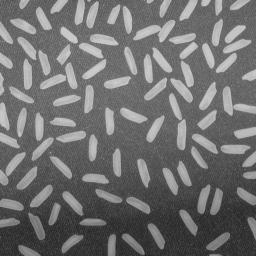
#> input picture ObjectCounting/rice.jpg, 256 x 256 px
$ python objectcounting.py
#> lines starting #> are read from the running program, lines starting #| are printed output that depends on the picture; after the words box and inside, x2 and y2 are one past the last pixel; in counts of white or black regions, pixels touching at a corner belong together
#%%
import cv2 as cv
import numpy as np
import matplotlib.pyplot as plt

# load image
img = cv.imread('rice.jpg', cv.IMREAD_COLOR)
#> img is the input picture: shape (256, 256, 3); min 25, max 213, mean 111.2
gray = cv.cvtColor(img, cv.COLOR_BGR2GRAY)
cv.imshow("gray", gray)
# Noise
gray = cv.blur(gray, (3,3))
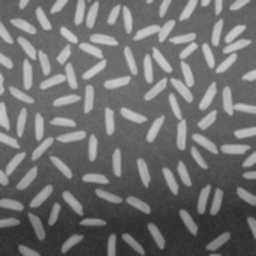
#> gray: shape (256, 256); min 44, max 203, mean 111.2

# [8 lines of commented-out code are left out]
thresh = 120
b_img = cv.threshold(gray, thresh, 255, cv.THRESH_BINARY)[1]
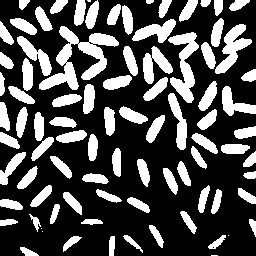
#> b_img: shape (256, 256); 30.7% white; 87 white regions (5 under 20 px)
print(b_img.dtype)
#| uint8
cv.imshow("binary", b_img)
contours, hierarchy = cv.findContours(b_img, cv.RETR_EXTERNAL, cv.CHAIN_APPROX_SIMPLE)
#> contours = 87 contours, 6 with area under 20; largest, box (x1, y1, x2, y2) and area: (39, 26, 119, 90) 1600, (168, 32, 199, 103) 887, (215, 24, 252, 74) 666, (143, 46, 173, 84) 486, (132, 19, 176, 43) 472

# # so luong contour
print('# of objects', len(contours))
#| # of objects 87

#raw contours
n = 1
for c in contours:
    (x, y), radius = cv.minEnclosingCircle(c)
    center = (int(x), int(y))
    radius = int(radius)
    if radius > 2:
        cv.circle(img, center, radius, (0, 255, 0), 2)
        text = "#" + str(n)
        cv.putText(img, text, center, cv.FONT_HERSHEY_PLAIN, 2, (0, 0, 255))
        n += 1
#> this loop made 87 passes
#> (x, y, radius, center, text) on passes 3, 6, 7, 10, 11, 12, 13, 14, 15, 16, 19, 21: (111.5, 245.5, 9, (111, 245), '#3'), (216.5, 241, 10, (216, 241), '#5'), (132.5, 244, 12, (132, 244), '#6'), (155.5, 236, 12, (155, 236), '#7'), (252, 227.5, 9, (252, 227), '#8'), (91.5, 222.5, 10, (91, 222), '#9'), (8.38, 222.5, 8, (8, 222), '#10'), (33, 222.5, 9, (33, 222), '#11'), (187.5, 222, 12, (187, 222), '#12'), (54, 213.5, 10, (54, 213), '#13'), (72.5, 203, 13, (72, 203), '#16'), (108.5, 195, 13, (108, 195), '#18')
#> (c, x, y, radius, text) on pass 1: ([[211, 255], [217, 255]], 214, 255, 3, '#1')
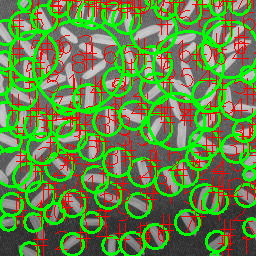
#> img: shape (256, 256, 3); mean B, G, R 70.2, 133.4, 103
#> after the loop, n = 84
print(n)
#| 84
cv.imshow('result', img)
cv.waitKey(0)
